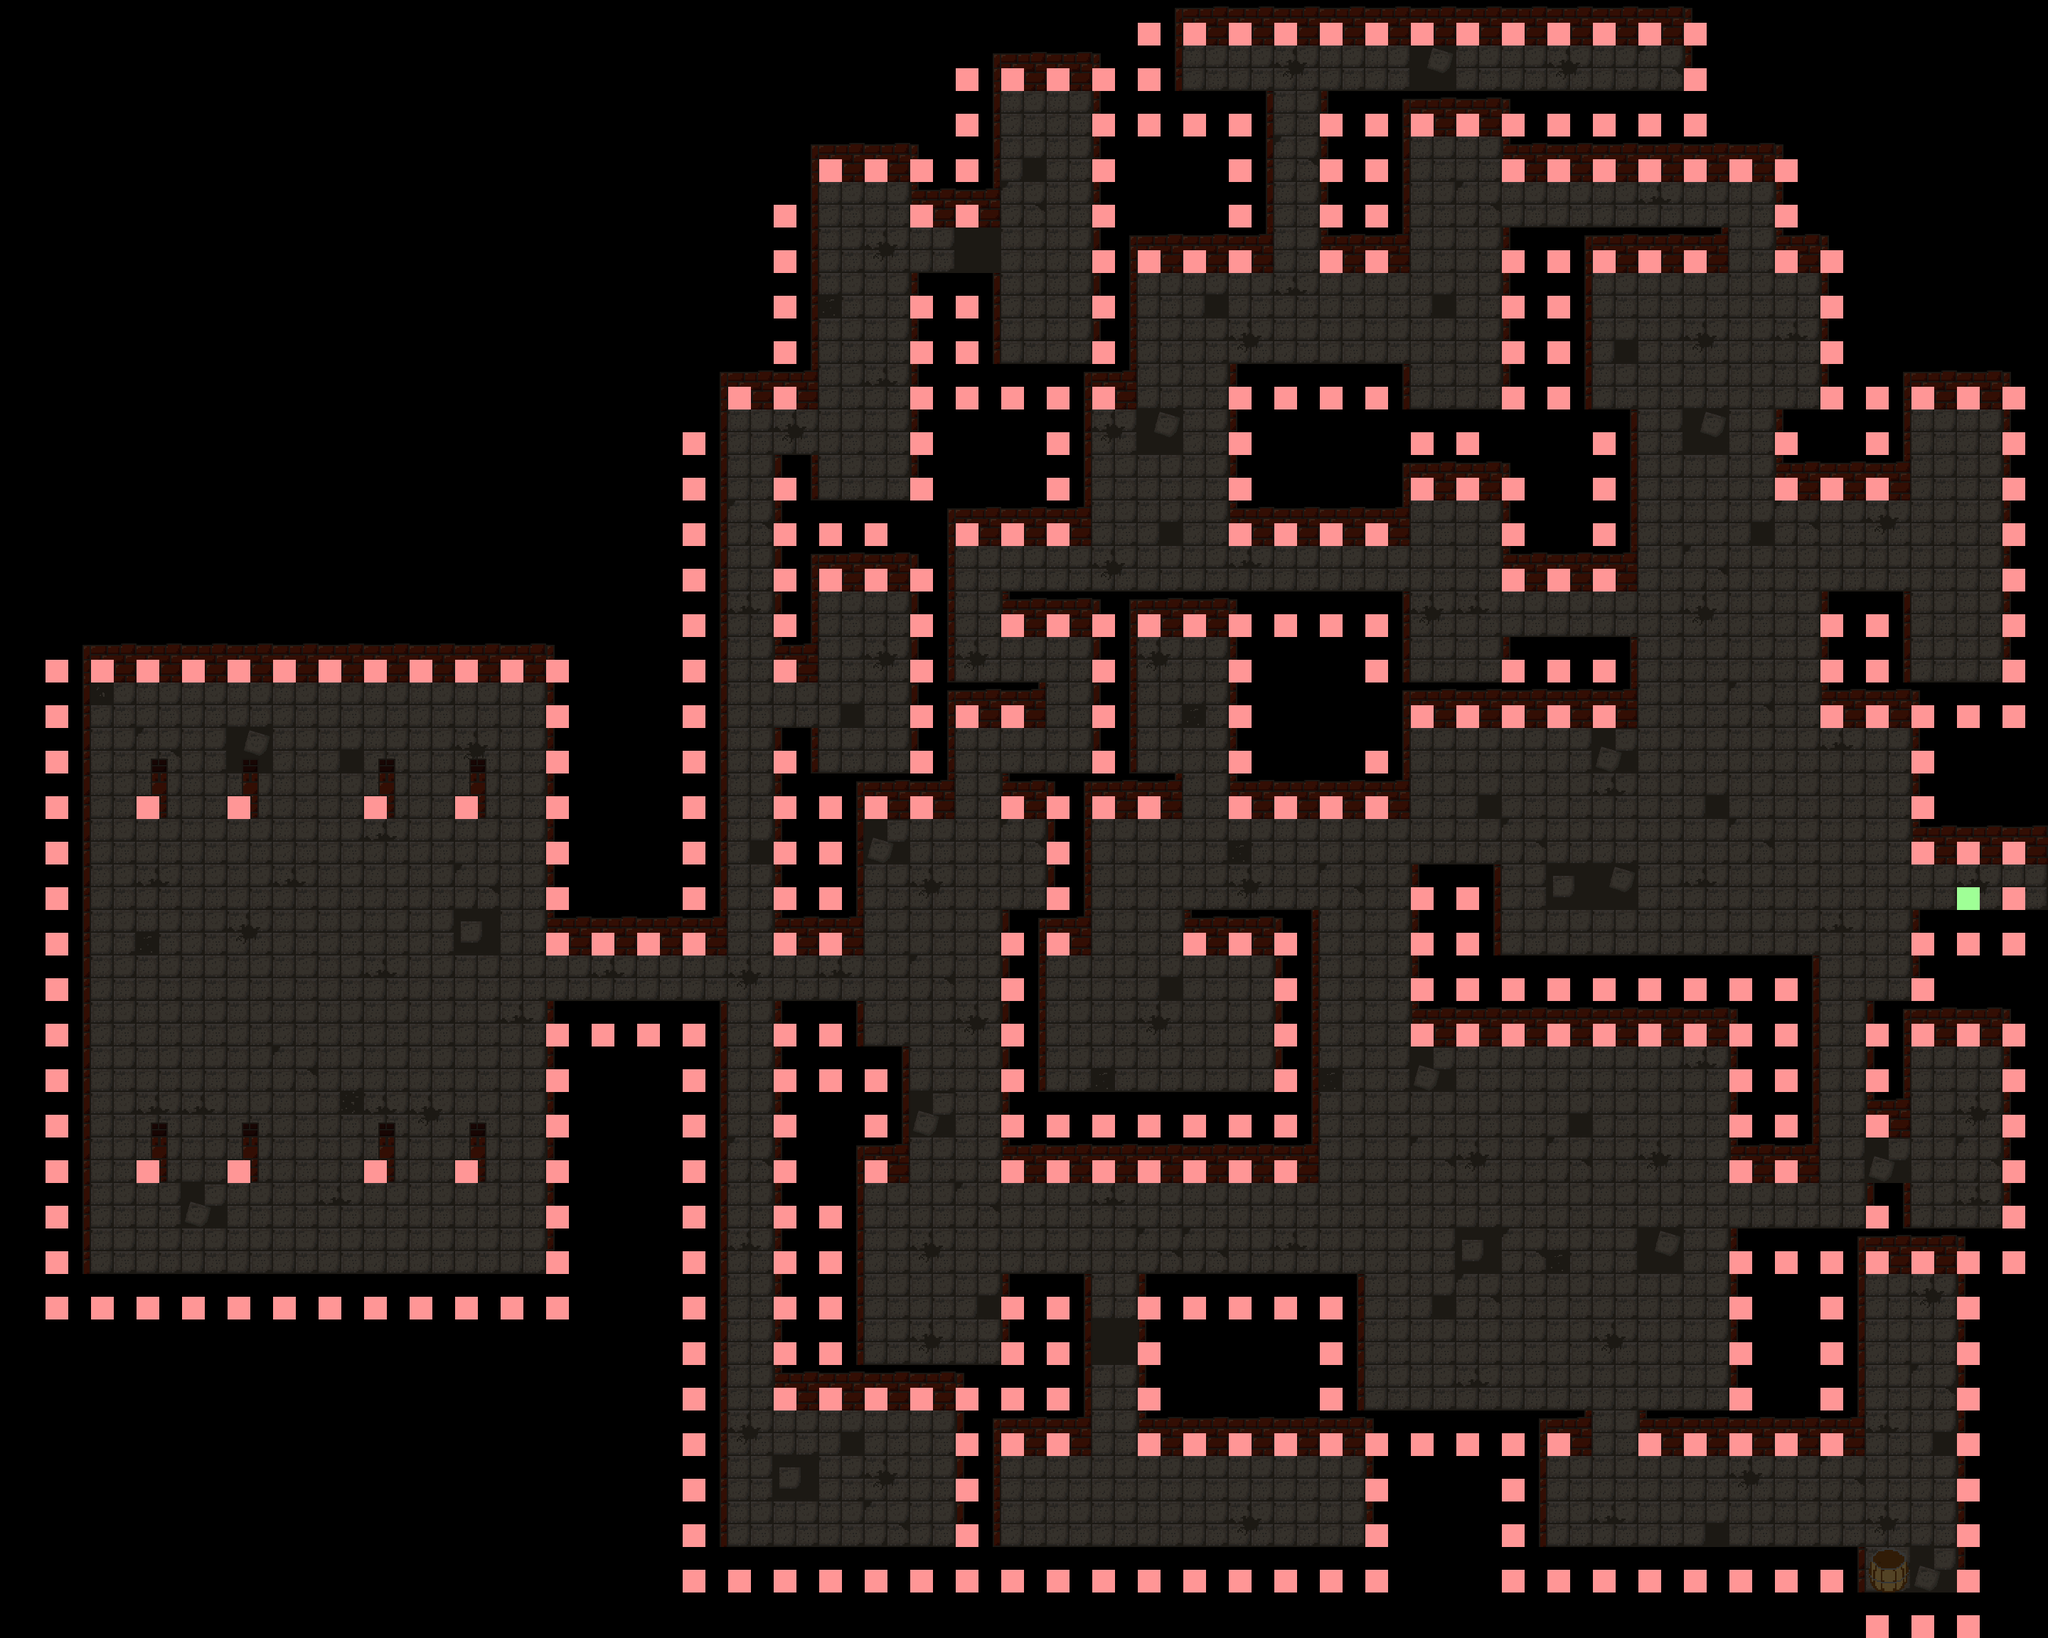

The image is a tile-based game level rendered from a .tmx file. Its description and source (layers, tilesets, objects; grid data summarised) follow:
An orthogonal 45x36 tile map with 64x64 px tiles, 4 tile layers (Suelo, Pared, Vacio, Collider), 5 tilesets.

<map version="1.9" tiledversion="1.9.2" orientation="orthogonal" renderorder="right-down" width="45" height="36" tilewidth="64" tileheight="64" infinite="0" backgroundcolor="#000000" nextlayerid="7" nextobjectid="1">
 <properties>
  <property name="Draw" type="bool" value="true" />
  <property name="Navigation" type="bool" value="false" />
  <property name="collider" type="bool" value="false" />
 </properties>
 <tileset firstgid="1" name="MapMetaData" tilewidth="32" tileheight="32" spacing="1" margin="1" tilecount="2" columns="2">
  <image source="MapMetaData.png" width="67" height="34" />
 </tileset>
 <tileset firstgid="3" name="Spritesheet suelos baldosas" tilewidth="64" tileheight="64" spacing="1" margin="1" tilecount="12" columns="6">
  <image source="Spritesheet suelos baldosas.png" width="391" height="131" />
 </tileset>
 <tileset firstgid="15" name="Muro de Bricks Rojos" tilewidth="64" tileheight="64" spacing="1" margin="1" tilecount="16" columns="4">
  <image source="Muro de Bricks Rojos.png" width="261" height="261" />
 </tileset>
 <tileset firstgid="31" name="Columna Dungeon" tilewidth="64" tileheight="64" spacing="1" margin="1" tilecount="2" columns="1">
  <image source="Columna Dungeon.png" width="66" height="131" />
 </tileset>
 <tileset firstgid="33" name="Objetos" tilewidth="64" tileheight="64" spacing="1" margin="1" tilecount="36" columns="9">
  <image source="Objetos.png" width="586" height="261" />
 </tileset>
 <layer id="4" name="Suelo" width="45" height="36">
  <properties>
   <property name="Draw" type="bool" value="true" />
   <property name="Navigation" type="bool" value="false" />
   <property name="collider" type="bool" value="false" />
  </properties>
  <data>[1620 cells, 638 non-empty, 12 distinct tile ids]</data>
 </layer>
 <layer id="6" name="Pared" width="45" height="36">
  <properties>
   <property name="Draw" type="bool" value="true" />
   <property name="Navigation" type="bool" value="false" />
   <property name="collider" type="bool" value="false" />
  </properties>
  <data>[1620 cells, 407 non-empty, 14 distinct tile ids]</data>
 </layer>
 <layer id="3" name="Vacio" width="45" height="36">
  <properties>
   <property name="Draw" type="bool" value="true" />
   <property name="Navigation" type="bool" value="false" />
   <property name="collider" type="bool" value="false" />
  </properties>
  <data>[1620 cells, 1 non-empty, 1 distinct tile ids]</data>
 </layer>
 <layer id="1" name="Collider" width="45" height="36">
  <properties>
   <property name="Draw" type="bool" value="false" />
   <property name="Navigation" type="bool" value="false" />
   <property name="collider" type="bool" value="true" />
  </properties>
  <data>[1620 cells, 477 non-empty, 2 distinct tile ids]</data>
 </layer>
</map>
